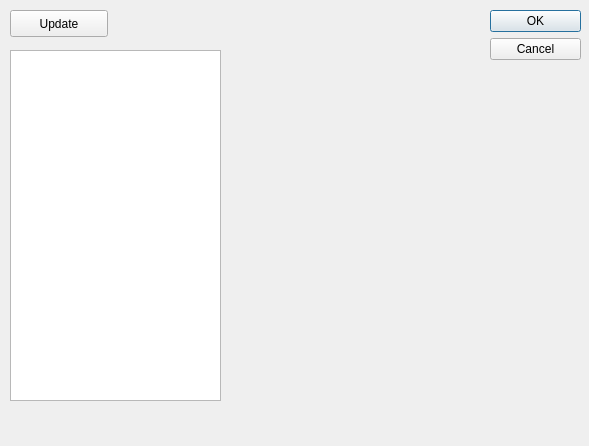
<?xml version="1.0" encoding="UTF-8"?>
<ui version="4.0">
 <class>CSelIndicatorsDlg</class>
 <widget class="QDialog" name="CSelIndicatorsDlg">
  <property name="geometry">
   <rect>
    <x>0</x>
    <y>0</y>
    <width>589</width>
    <height>446</height>
   </rect>
  </property>
  <property name="sizePolicy">
   <sizepolicy hsizetype="Fixed" vsizetype="Fixed">
    <horstretch>0</horstretch>
    <verstretch>0</verstretch>
   </sizepolicy>
  </property>
  <property name="windowTitle">
   <string>Dialog</string>
  </property>
  <widget class="QDialogButtonBox" name="buttonBox">
   <property name="geometry">
    <rect>
     <x>490</x>
     <y>10</y>
     <width>91</width>
     <height>71</height>
    </rect>
   </property>
   <property name="orientation">
    <enum>Qt::Vertical</enum>
   </property>
   <property name="standardButtons">
    <set>QDialogButtonBox::Cancel|QDialogButtonBox::Ok</set>
   </property>
  </widget>
  <widget class="QTableView" name="tableView">
   <property name="geometry">
    <rect>
     <x>10</x>
     <y>50</y>
     <width>211</width>
     <height>351</height>
    </rect>
   </property>
   <property name="sizePolicy">
    <sizepolicy hsizetype="Preferred" vsizetype="Preferred">
     <horstretch>0</horstretch>
     <verstretch>0</verstretch>
    </sizepolicy>
   </property>
   <property name="maximumSize">
    <size>
     <width>401</width>
     <height>351</height>
    </size>
   </property>
   <property name="autoFillBackground">
    <bool>false</bool>
   </property>
   <property name="autoScroll">
    <bool>true</bool>
   </property>
   <property name="alternatingRowColors">
    <bool>true</bool>
   </property>
  </widget>
  <widget class="QPushButton" name="UpdateButton">
   <property name="geometry">
    <rect>
     <x>10</x>
     <y>10</y>
     <width>98</width>
     <height>27</height>
    </rect>
   </property>
   <property name="text">
    <string>Update</string>
   </property>
  </widget>
 </widget>
 <resources/>
 <connections>
  <connection>
   <sender>buttonBox</sender>
   <signal>accepted()</signal>
   <receiver>CSelIndicatorsDlg</receiver>
   <slot>accept()</slot>
   <hints>
    <hint type="sourcelabel">
     <x>248</x>
     <y>254</y>
    </hint>
    <hint type="destinationlabel">
     <x>157</x>
     <y>274</y>
    </hint>
   </hints>
  </connection>
  <connection>
   <sender>buttonBox</sender>
   <signal>rejected()</signal>
   <receiver>CSelIndicatorsDlg</receiver>
   <slot>reject()</slot>
   <hints>
    <hint type="sourcelabel">
     <x>316</x>
     <y>260</y>
    </hint>
    <hint type="destinationlabel">
     <x>286</x>
     <y>274</y>
    </hint>
   </hints>
  </connection>
 </connections>
</ui>
